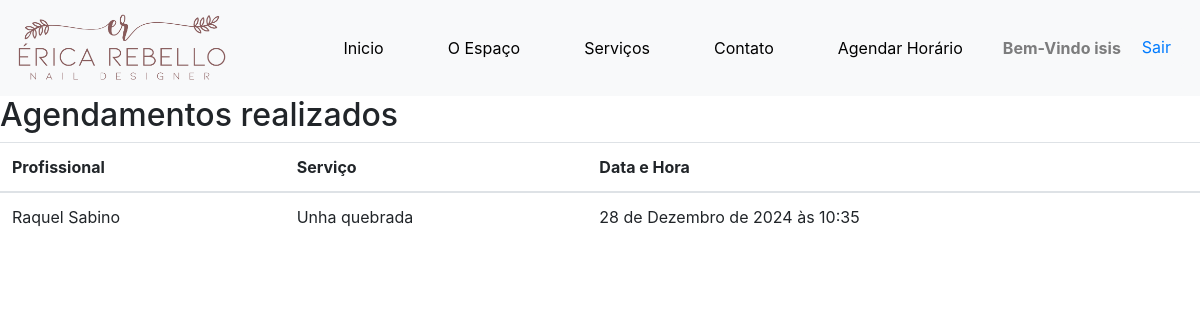
Page /agendar/ (signed in) on the earlier database version.
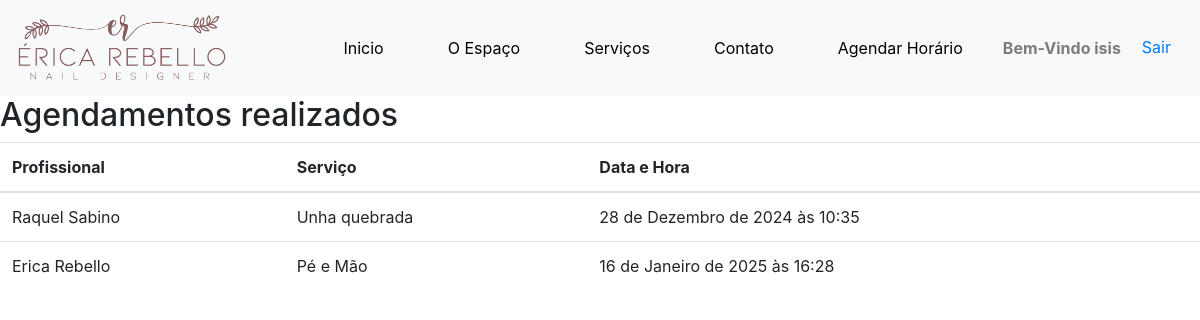
Same page on the later database version.
### naildesign/models.py (models this page shows, shortened)
class Agendamento(models.Model):
    usuario = models.ForeignKey(User, on_delete=models.CASCADE)
    servico = models.ForeignKey(Servico, on_delete=models.CASCADE)
    profissional = models.ForeignKey(Profissional, on_delete=models.CASCADE)
    data_horario = models.DateTimeField()
    class Meta:
        unique_together = ('profissional', 'data_horario')  # Garante que o mesmo horário não seja agendado para o mesmo profissional.

class Profissional(models.Model):
    nome = models.CharField(max_length=100)
    especialidades = models.ManyToManyField(Servico, related_name="profissionais")
    def __str__(self):
        return self.nome

class Servico(models.Model):
    modalidade = models.ForeignKey(Modalidade, on_delete=models.CASCADE, related_name="servicos")
    nome = models.CharField(max_length=100)
    preco = models.DecimalField(max_digits=8, decimal_places=2)
    descricao = models.TextField(blank=True, null=True)
    def __str__(self):
        return f"{self.nome} - R$ {self.preco:.2f}"

### naildesign/views.py (the view, shortened to what this page needs)
# urls.py: path('agendar/', views.agendar_horario, name='agendamento'),
@login_required
def agendar_horario(request):
    profissionais = Profissional.objects.all()
    servicos = Servico.objects.all()
    agendamentos = Agendamento.objects.filter(usuario=request.user)
    form = AgendamentoForm()  # Instanciar o formulário
    return render(request, 'design/agendamento.html', {
        'profissionais': profissionais,
        'servicos': servicos,
        'agendamentos': agendamentos,  # Passando os agendamentos filtrados para o template
        'form': form,  # Passando o formulário para o template
    })

### naildesign/templates/design/agendamento.html (shortened to what this page needs)
{% extends 'design/base.html' %}
{% block conteudo %}
<h2>Agendamentos realizados</h2>
<table class="table">
    <thead>
        <tr>
            <th>Profissional</th>
            <th>Serviço</th>
            <th>Data e Hora</th>
        </tr>
    </thead>
    <tbody>
        {% for agendamento in agendamentos %}
        <tr>
            <td>{{ agendamento.profissional.nome }}</td>
            <td>{{ agendamento.servico.nome }}</td>
            <td>{{ agendamento.data_horario }}</td>
        </tr>
        {% endfor %}
    </tbody>
</table>
{% endblock %}

### naildesign/templates/design/base.html (shortened to what this page needs)
{% load static %}
<!doctype html>
<html lang="en">
  <head>
    <link rel="stylesheet" href="https://cdn.jsdelivr.net/npm/bootstrap@4.6.2/dist/css/bootstrap.min.css">
  </head>
  <body style="overflow-x: hidden">
    <nav class="navbar navbar-expand-lg navbar-light bg-light px-3" style="z-index: 2;">
      <a class="navbar-brand d-flex align-items-center" href="{% url 'inicio' %}">
          <img src="{% static 'imagem/erica_logo_bege.png' %}" height="70" alt="Logo">
      </a>
      <div class="collapse navbar-collapse" id="navbarNav">
        <ul class="navbar-nav ml-auto">
          <li class="nav-item">
            <a class="nav-link mx-4" href="{% url 'inicio' %}" style="color: black;">Inicio</a>
          </li>
          <li class="nav-item">
            <a class="nav-link mx-4" href="{% url 'espaco' %}" style="color: black;">O Espaço</a>
          </li>
          <li class="nav-item">
            <a class="nav-link mx-4" href="{% url 'servicos' %}" style="color: black;">Serviços</a>
          </li>
          <li class="nav-item">
            <a class="nav-link mx-4" href="https://api.whatsapp.com/send/?phone=5521965119200&text&type=phone_number&app_absent=0" style="color: black;">Contato</a>
          </li>
          <li class="nav-item">
            <a class="nav-link mx-4" href="{% url 'agendamento' %}" style="color: black;">Agendar Horário</a>
          </li>
          {% if user.is_authenticated %}
          <li class="nav-item">
            <strong class="nav-link">Bem-Vindo {{user.get_username}}</strong>
          </li>
          <li class="nav-item">
            <form action="{% url 'logout' %}">
              <button class="btn bg-light text-primary" type="submit">Sair</button>
            </form>
          </li>
          {% endif %}
        </ul>
      </div>
    </nav>
    {% block conteudo %}
    {% endblock %}
  </body>
</html>

Differences in the rows shown:
added Agendamento: profissional.nome "Erica Rebello", servico.nome "Pé e Mão", data_horario "16 de Janeiro de 2025 às 16:28"
